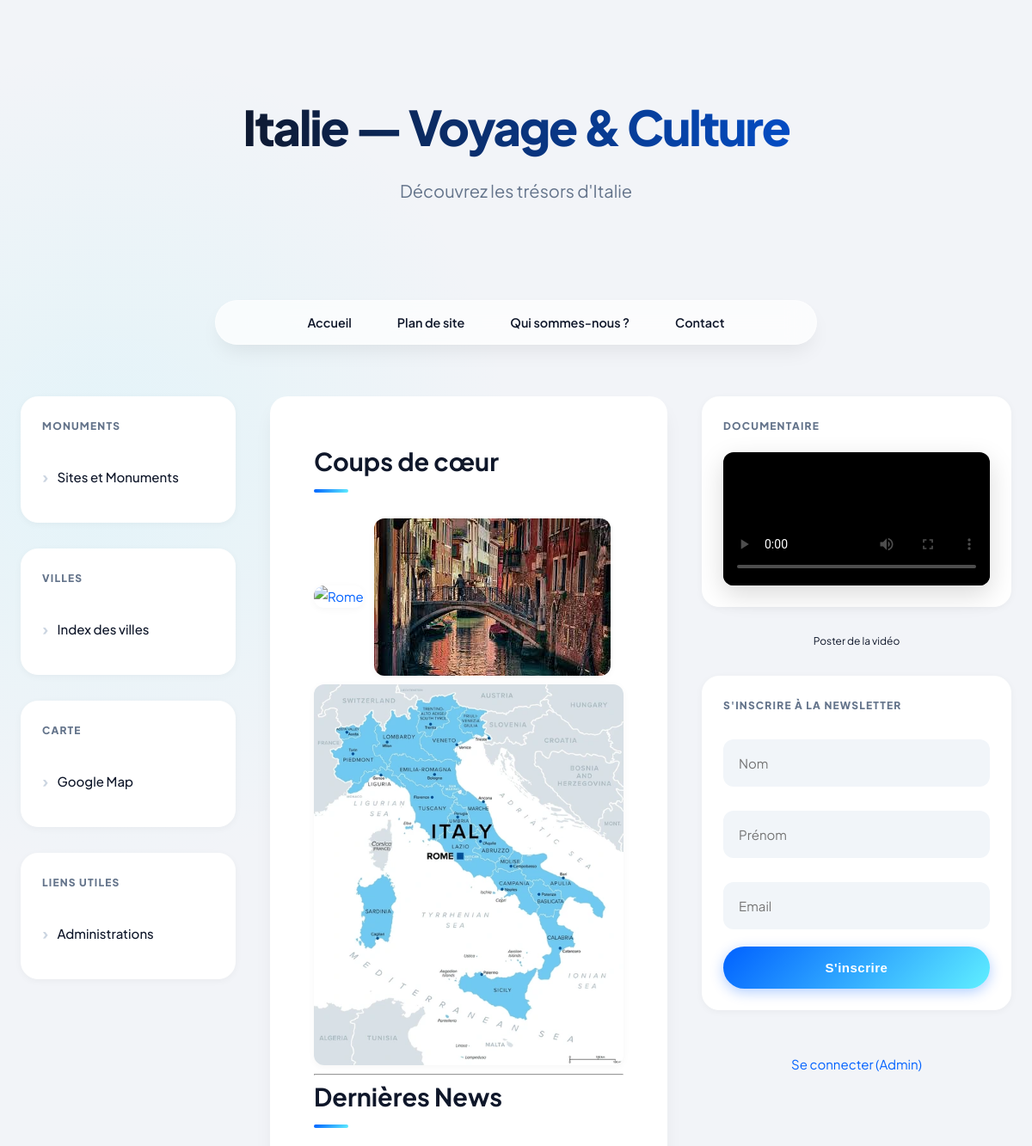
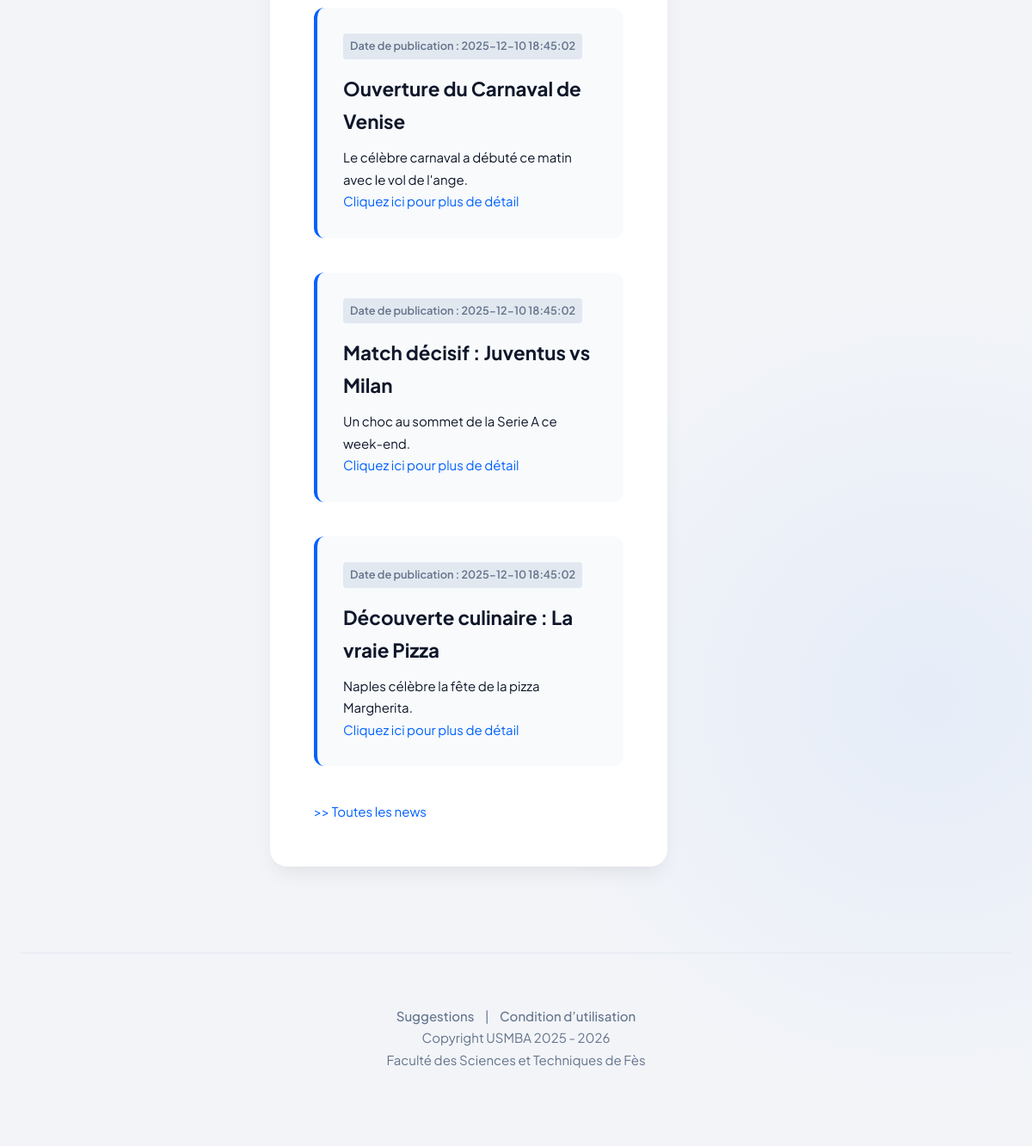
The page / on the database its author committed (2 pictures, top to bottom).
### tables this page shows
CREATE TABLE IF NOT EXISTS News (
    news_id INT AUTO_INCREMENT PRIMARY KEY,
    titre VARCHAR(255) NOT NULL,
    resume TEXT NOT NULL,
    contenu TEXT NOT NULL,
    date_publication DATETIME DEFAULT CURRENT_TIMESTAMP
);

### index.php (the view, shortened to what this page needs)
<?php
require __DIR__ . '/db.php';
function e($s){ return htmlspecialchars($s ?? '', ENT_QUOTES, 'UTF-8'); }
$page = $_GET['page'] ?? 'accueil';
?>
<!doctype html>
<html lang="fr">
<head>
<link rel="stylesheet" href="assets/style.css">
</head>
<body>
<div class="site-container">
    <header class="site-header">
        <div class="header-inner">
            <h1>Italie — Voyage &amp; Culture</h1>
            <p class="tagline">Découvrez les trésors d'Italie</p>
        </div>
    </header>
    <nav class="menu-horizontal-cadre">
        <ul>
            <li><a href="index.php?page=accueil">Accueil</a></li>
            <li><a href="index.php?page=plan">Plan de site</a></li>
            <li><a href="index.php?page=quisommesnous">Qui sommes-nous ?</a></li>
            <li><a href="index.php?page=contact">Contact</a></li>
        </ul>
    </nav>
    <div class="contenu-principal">
        <aside class="col-gauche">
            <div class="menu-vertical-item">
                <h3>Monuments</h3>
                <div class="contenu-menu"><a href="index.php?page=monuments">Sites et Monuments</a></div>
            </div>
            <div class="menu-vertical-item">
                <h3>Villes</h3>
                <div class="contenu-menu"><a href="index.php?page=villes">Index des villes</a></div>
            </div>
            <div class="menu-vertical-item">
                <h3>Carte</h3>
                <div class="contenu-menu"><a href="index.php?page=map">Google Map</a></div>
            </div>
            <div class="menu-vertical-item">
                <h3>Liens Utiles</h3>
                <div class="contenu-menu"><a href="index.php?page=liens">Administrations</a></div>
            </div>
        </aside>
        <section class="col-centre">
            <?php switch($page):
                case 'accueil': ?>
                    <h2>Coups de cœur</h2>
                    <div class="galerie-coeur">
                        <a href="index.php?page=monuments"><img src="img/rome_mini.jpg" class="thumb" alt="Rome"></a>
                        <a href="index.php?page=villes"><img src="img/venise_mini.jpg" class="thumb" alt="Venise"></a>
                        <a href="index.php?page=map"><img src="img/map_mini.jpg" class="thumb" alt="Carte"></a>
                    </div>
                    <hr>
                    <h2>Dernières News</h2>
                    <?php
                        $stmt = $pdo->query("SELECT news_id, titre, resume, date_publication FROM News ORDER BY date_publication DESC LIMIT 3");
                        while($row = $stmt->fetch(PDO::FETCH_ASSOC)):
                    ?>
                        <article class="news-item">
                            <p class="date-pub">Date de publication : <?= e($row['date_publication']) ?></p>
                            <h4><?= e($row['titre']) ?></h4>
                            <p><?= e($row['resume']) ?></p>
                            <a class="btn-detail" href="index.php?page=news_detail&id=<?= (int)$row['news_id'] ?>">Cliquez ici pour plus de détail</a>
                        </article>
                    <?php endwhile; ?>
                    <div class="all-news-link"><a href="index.php?page=toutes_news">>> Toutes les news</a></div>
                <?php break; ?>
            <?php endswitch; ?>
        </section>
        <aside class="col-droite">
        <section class="video-widget">
            <h4>Documentaire</h4>
            <video width="300" height="300" controls poster="img/poster.jpg">
                    <source src="img/video.mp4" type="video/mp4">
                    <source src="img/video.webm" type="video/webm">
            </video>
        </section>
            <div style="text-align:center; font-size:0.8em;">Poster de la vidéo</div>
            <div class="newsletter-box">
                <h4>S'inscrire à la newsletter</h4>
                <form method="post" action="index.php">
                    <input type="text" name="nom" placeholder="Nom" required>
                    <input type="text" name="prenom" placeholder="Prénom" required>
                    <input type="email" name="email" placeholder="Email" required>
                    <button type="submit" name="btn_newsletter">S'inscrire</button>
                </form>
            </div>
            <div style="margin-top:20px; text-align:center;">
                <a href="admin.php" class="admin-link">Se connecter (Admin)</a>
            </div>
        </aside>
    </div>
    <footer>
        <nav><a href="#">Suggestions</a> | <a href="#">Condition d’utilisation</a></nav>
        <p>Copyright USMBA 2025 - 2026</p>
        <p>Faculté des Sciences et Techniques de Fès</p>
    </footer>
</div>
</body>
</html>

### rows shown on the page
news: date_publication "2025-12-10 18:45:02", titre "Ouverture du Carnaval de Venise", resume "Le célèbre carnaval a débuté ce matin avec le vol de l'ange."
news: date_publication "2025-12-10 18:45:02", titre "Match décisif : Juventus vs Milan", resume "Un choc au sommet de la Serie A ce week-end."
news: date_publication "2025-12-10 18:45:02", titre "Découverte culinaire : La vraie Pizza", resume "Naples célèbre la fête de la pizza Margherita."
